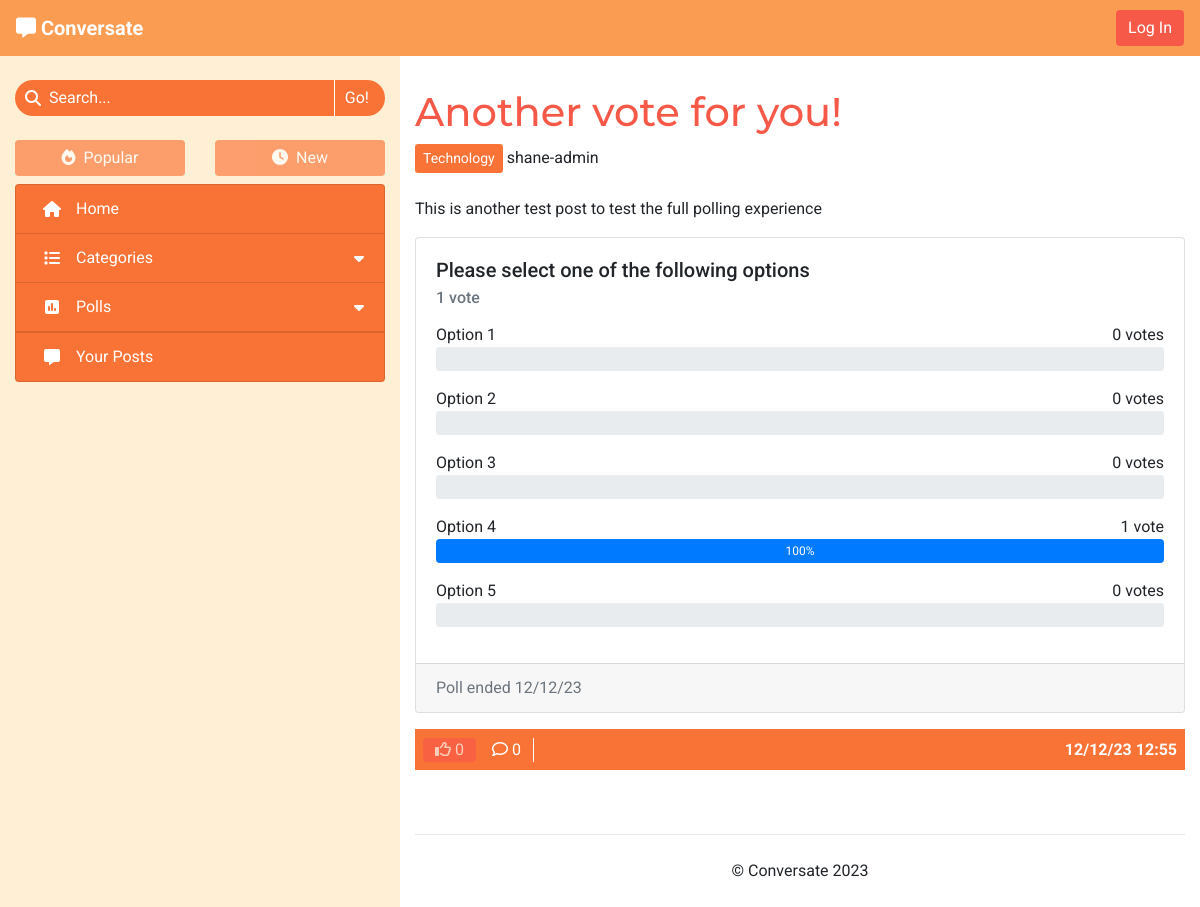
The page /technology-ZW8f1Dsb-another-vote-for-you/ on the database its author committed.
### forum/models.py (models this page shows, shortened)
class Post(models.Model):
    title = models.CharField(max_length=100)
    slug = models.SlugField(max_length=100, unique=True)
    category = models.ForeignKey(Category, on_delete=models.CASCADE,
                                 related_name='tagged_posts')
    image = CloudinaryField('image', blank=True)
    image_position = models.IntegerField(blank=True, null=True)
    posted_by = models.ForeignKey(User, on_delete=models.CASCADE,
                                  related_name='added_posts')
    posted_on = models.DateTimeField(auto_now_add=True)
    content = models.TextField()
    tags = models.CharField(max_length=200, blank=True)
    edited = models.BooleanField(default=False)
    likes = models.ManyToManyField(User, related_name='post_likes', blank=True)
    approved = models.BooleanField(default=False)
    class Meta:
        ordering = ['-posted_on']
    def number_of_likes(self):
        return self.likes.count()
    def number_of_comments(self):
        return self.comments.count()

class Category(models.Model):
    name = models.CharField(max_length=30, unique=True)
    slug = models.SlugField(max_length=30, unique=True)
    icon = models.CharField(max_length=30, default="fa-tag")
    def __str__(self):
        return self.name
    def number_of_posts(self):
        return self.tagged_posts.count()

class Poll(models.Model):
    title = models.CharField(max_length=200)
    asked_by = models.ForeignKey(User, on_delete=models.CASCADE)
    due_date = models.DateTimeField()
    post = models.OneToOneField(Post, on_delete=models.CASCADE,
                                related_name='poll', blank=True, null=True)
    class Meta:
        ordering = ['-due_date']
    def poll_status(self, user_id):
        answers = list(self.answers.all())
        for answer in answers:
            if answer.votes.filter(id=user_id).exists():
                return answer.position
        return -1 if self.has_expired() else 0
    def number_of_votes(self):
        total_votes = 0
        for answer in self.answers.all():
            total_votes += answer.number_of_votes()
        return total_votes
    def has_expired(self):
        current_time = datetime.now().timestamp()
        end_time = self.due_date.timestamp()
        return current_time > end_time

class PollAnswer(models.Model):
    body = models.CharField(max_length=100)
    position = models.IntegerField()
    poll = models.ForeignKey(Poll, related_name='answers',
                             on_delete=models.CASCADE)
    votes = models.ManyToManyField(User, related_name='votes')
    class Meta:
        ordering = ['position']
    def number_of_votes(self):
        return self.votes.count()
    def vote_percentage(self):
        total_votes = 0
        poll_answers = self.poll.answers.all()
        for answer in poll_answers:
            total_votes += answer.number_of_votes()
        if total_votes == 0:
            return 0
        return round((self.number_of_votes() / total_votes) * 100)

### forum/views.py (the view)
# urls.py: path('<slug:slug>/', views.ViewPost.as_view(), name='view_post'),
class ViewPost(View):
    def get(self, request, slug):
        post = get_object_or_404(Post, slug=slug)
        comments = post.comments.order_by('-posted_on')
        liked = post.likes.filter(id=request.user.id).exists()
        poll_status = -1
        if hasattr(post, 'poll'):
            poll_status = post.poll.poll_status(request.user.id)
        context = get_base_context(request)
        context.update({
            'post': post,
            'comments': comments,
            'liked': liked,
            'poll_status': poll_status
        })
        return render(request, 'post_details.html', context)

### forum/core/categories.py (called while the page is built)
def get_top_categories(limit=CATEGORY_COLLAPSIBLE_LIMIT):
    categories = list(Category.objects
                      .annotate(num_posts=Count('tagged_posts'))
                      .filter(num_posts__gt=0)
                      .order_by('-num_posts'))
    num_categories = len(categories)
    category_none = Category.objects.get(slug='none')
    if category_none in categories:
        categories.remove(category_none)
    return {
        'num_categories': num_categories,
        'top_categories': categories[:limit],
        'has_more_categories': (len(categories) > limit)
    }

### forum/core/content.py (called while the page is built)
def get_base_context(request):
    context = get_top_categories()
    context['disable_sort'] = True
    return context

### templates/post_details.html (shortened to what this page needs)
{% extends "base.html" %}
{% load static %}
{% block content %}
    <h1>{{ post.title }}</h1>
    <a class="btn btn-sm category" href="{% url 'categories' post.category.slug %}">{{ post.category }}</a>
    <span>{{ post.posted_by }}
    </span>
    <br><br>
    <div id="post-content" class="mb-3">{{ post.content|safe }}</div>
    {% if post.poll %}
        <div class="card mb-3">
            <div class="card-body">
                <h5 class="card-title">{{ post.poll.title }}</h5>
                {% if poll_status == 0 and post.posted_by != user %}
                    <form method="POST" class="mt-2" action="{% url 'vote_poll' post.poll.id request.path %}">
                        {% csrf_token %}
                        {% for answer in post.poll.answers.all %}
                            <div class="form-check mb-2 ml-sm-3 ml-md-2 ml-lg-4">
                                <input class="form-check-input" type="radio" name="poll-vote" id="answer-{{ answer.position }}"
                                    value="{{ answer.position }}" required>
                                <label class="form-check-label" for="answer-{{ answer.position }}">
                                    {{ answer.body }}
                                </label>
                            </div>
                        {% endfor %}
                        <div class="mt-3">
                            <input type="submit" class="btn" value="Vote">
                            <input type="reset" class="btn" value="Clear">
                        </div>
                    </form>
                {% else %}
                    <h6 class="card-subtitle text-muted mb-3">
                        {% with post.poll.number_of_votes as vote_num %}
                            <span>{{ vote_num }} vote{% if vote_num != 1 %}s{% endif %}</span>
                        {% endwith %}
                    </h6>
                    {% for answer in post.poll.answers.all %}
                        <div class="d-flex justify-content-between">
                            <span>{{ answer.body }}</span>
                            {% with answer.number_of_votes as vote_num %}
                                <span>{{ vote_num }} vote{% if vote_num != 1 %}s{% endif %}</span>
                            {% endwith %}
                        </div>
                        <div class="progress mb-3{% if poll_status == answer.position %} answer-chosen{% endif %}">
                            {% with answer.vote_percentage as votes %}
                            <div class="progress-bar poll-result"
                                role="progressbar" style="width: 0%;" aria-valuenow="{{ votes }}"
                                aria-valuemin="0" aria-valuemax="100" data-animation="on">{{ votes }}%</div>
                            {% endwith %}
                        </div>
                    {% endfor %}
                {% endif %}
            </div>
            <div class="card-footer text-muted">
                {% with post.poll.due_date|date:"d/m/y" as end_date %}
                {% if post.poll.has_expired %}Poll ended {{ end_date }}
                {% else %}Poll ends on {{ end_date }}
                {% endif %}
                {% endwith %}
            </div>
        </div>
    {% endif %}
    <div id="post-footer" class="d-flex justify-content-between mt-2">
        <div class="post-footer-buttons">
            {% if user.is_authenticated %}
            <form class="d-inline" method="POST" action="{% url 'like_post' post.slug %}">
                {% csrf_token %}
                {% if liked %}
                    <button type="submit" class="btn py-0 line-separate" aria-label="Unlike this post">
                        <i class="fa-solid fa-thumbs-up"></i>
                {% else %}
                    <button type="submit" class="btn py-0 line-separate" aria-label="Like this post">
                        <i class="fa-regular fa-thumbs-up"></i>
                {% endif %}
                    {{ post.number_of_likes }}
                </button>
            </form>
            {% else %}
                <span class="btn disabled py-0" aria-disabled="true">
                    <i class="fa-regular fa-thumbs-up"></i>
                    {{ post.number_of_likes }}
                </span>
            {% endif %}
            {% if user.is_authenticated %}
                <a class="btn py-0 line-separate" href="#post-comment" aria-label="Post a comment">
            {% else %}
                <a class="btn py-0 line-separate" href="#comments" aria-label="View the post's comments">
            {% endif %}
                <i class="fa-regular fa-comment"></i>
                {{ post.number_of_comments }}
            </a>
        </div>
        <div class="center-to-container">
            <strong>{{ post.posted_on|date:"d/m/y G:i" }}</strong>
        </div>
    </div>
    <br>
    <br>
{% endblock %}

### static/css/style.css (style rules this page uses)
* { font-family: 'Roboto', sans-serif; }
h1, h2, h3 { font-family: 'Montserrat', sans-serif; }
a, h1, h2, h3 { color: #f75949; }
.btn { background-color: #f75949; border: none; color: white; }
.center-to-container { display: flex; align-items: center; justify-content: center; }
.line-separate { border-radius: 0; border-right: 1px solid white; }
#main-page { background-color: #FFEFD4; }
.category { background-color: #FA7336; color: white; }
#post-footer { background-color: #FA7336; padding: 8px; color: white; }
#post-footer button, #post-footer a { background: none; }
.progress { height: 24px; }
.progress-bar { transition: width .8s ease-in-out; }

### rows shown on the page
Post: title "Another vote for you!", category "Technology", posted_by "shane-admin", content "This is another test post to test the full polling experience", poll "Please select one of the following options", number_of_likes "0", number_of_comments "0", posted_on "12/12/23 12:55"
PollAnswer: body "Option 1", number_of_votes "0"
PollAnswer: body "Option 2", number_of_votes "0"
PollAnswer: body "Option 3", number_of_votes "0"
PollAnswer: body "Option 4", number_of_votes "1", vote_percentage "100"
PollAnswer: body "Option 5", number_of_votes "0"

### other values the page prints
{{ vote_num }} "1"
{{ end_date }} "12/12/23"
